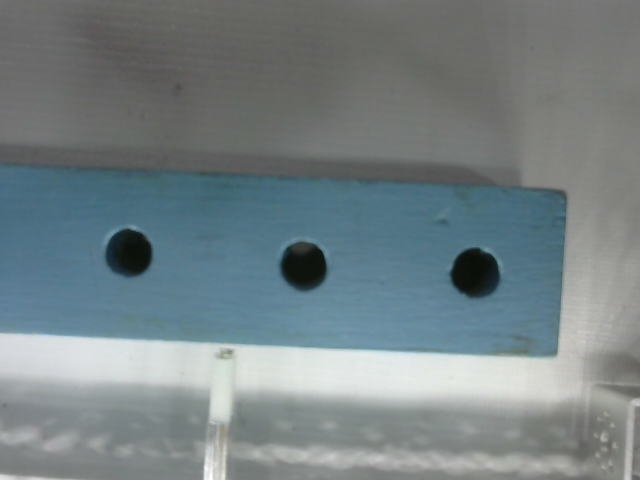
#> input picture I/image0003.jpg, 640 x 480 px, given in place of the camera
$ python run.py   (older library calls are emulated)
#> lines starting #> are read from the running program, lines starting #| are printed output that depends on the picture; after the words box and inside, x2 and y2 are one past the last pixel; in counts of white or black regions, pixels touching at a corner belong together; long printed decimals are rounded
### block_recognition.py
import numpy as np
import cv2 as cv
from img2world import undistort
from inverse import perform_inverse
# from actuators.dynamixel.dynamixel_act import DynamixelActuator

import config
import utils.utils
import time


class BlockRecognition:

    def __init__(self, camera_id, optimal_fps):
        self.camera_id = camera_id
        self.fps = optimal_fps
        self.ik = perform_inverse.InverseKinematics()
        # Uncomment the following line when actuating with dynamixels
        # self.dynamixel_act = DynamixelActuator()

    def run(self):

        # Defining some global values
        RED = (0, 0, 255)
        YELLOW = (0, 255, 255)
        BLUE = (255, 0, 0)
        GREEN = (76, 177, 34)
        ORANGE = (39, 127, 255)
        PURPLE = (164, 73, 164)
        VIOLET = (63, 2, 7)

        TRIANGLE = 3
        RECTANGLE = 8
        Z_SHAPE = 8
        L_SHAPE = 6
        T_SHAPE = 2

        # Defining the lower and upper limits for the 3 colors upon calibration
        LOWER_RED1 = np.array([0, 100, 120])
        UPPER_RED1 = np.array([10, 255, 255])
        LOWER_RED2 = np.array([170, 100, 120])
        UPPER_RED2 = np.array([180, 255, 255])
        LOWER_YELLOW = np.array([20, 80, 100])
        UPPER_YELLOW = np.array([40, 255, 255])
        LOWER_BLUE = np.array([91, 100, 100])
        UPPER_BLUE = np.array([111, 255, 255])
        LOWER_ORANGE = np.array([2, 100, 100])
        UPPER_ORANGE = np.array([22, 255, 255])
        LOWER_GREEN = np.array([59, 100, 100])
        UPPER_GREEN = np.array([79, 255, 255])
        LOWER_PURPLE = np.array([140, 100, 100])
        UPPER_PURPLE = np.array([160, 255, 255])
        LOWER_VIOLET = np.array([112, 100, 100])
        UPPER_VIOLET = np.array([132, 255, 255])

        # Setup BlobDetector
        detector = cv.SimpleBlobDetector_create()
        params = cv.SimpleBlobDetector_Params()

        # Filter by Area.
        params.filterByArea = True
        params.minArea = 100
        params.maxArea = 4000

        # Filter by Circularity
        params.filterByCircularity = True
        params.minCircularity = 0.6

        # Filter by Convexity
        params.filterByConvexity = False
        # params.minConvexity = 0.87

        # Filter by Inertia
        params.filterByInertia = True
        params.minInertiaRatio = 0.8

        # Distance Between Blobs
        params.minDistBetweenBlobs = 50

        # Create a detector with the parameters
        detector = cv.SimpleBlobDetector_create(params)

        # Function to draw the result on the lower right corner of an image
        def drawResult(color, shape, img):
            corners = np.array([])
            height, width, _ = img.shape
            text = ""

            if ((shape == RECTANGLE and color == YELLOW) or (shape == RECTANGLE and color == BLUE)):
                corners = np.array([[width - 70, height - 70],
                                    [width - 70, height - 20],
                                    [width - 20, height - 20],
                                    [width - 20, height - 70]])

                if color == YELLOW:
                    text = 'F'
                elif color == BLUE:
                    text = 'A'

            elif ((shape == L_SHAPE and color == ORANGE) or (shape == L_SHAPE and color == VIOLET)):
                corners = np.array([[width - 70, height - 70],
                                    [width - 70, height - 20],
                                    [width - 20, height - 20],
                                    [width - 20, height - 70]])

                if color == ORANGE:
                    text = 'D'
                elif color == VIOLET:
                    text = 'E'

            elif ((shape == Z_SHAPE and color == GREEN) or (shape == Z_SHAPE and color == RED)):
                corners = np.array([[width - 70, height - 70],
                                    [width - 70, height - 20],
                                    [width - 20, height - 20],
                                    [width - 20, height - 70]])

                if color == GREEN:
                    text = 'B'
                elif color == RED:
                    text = 'C'

            elif shape == T_SHAPE and color == PURPLE:
                corners = np.array([[width - 70, height - 70],
                                    [width - 70, height - 20],
                                    [width - 20, height - 20],
                                    [width - 20, height - 70]])

                if color == PURPLE:
                    text = 'G'

            if shape == TRIANGLE or shape == RECTANGLE or shape == L_SHAPE or shape == Z_SHAPE or shape == T_SHAPE:
                # cv.fillPoly(img, [corners], color)
                cv.putText(img, text, (width - 120, height - 24), cv.FONT_HERSHEY_DUPLEX, 2, color, 2, cv.LINE_AA)
            return img

        # Function to find any contour and count its corners
        def getCorners(mask, img):
            _, contours, _ = cv.findContours(mask, cv.RETR_CCOMP, cv.CHAIN_APPROX_SIMPLE + 2)
            n = len(contours)
            ret = 0
            for i in range(0, len(contours)):
                cnt = contours[i]
                epsilon = 0.03 * cv.arcLength(cnt, True)
                approx = cv.approxPolyDP(cnt, epsilon, True)
                cv.drawContours(img, [approx], 0, YELLOW, -1)
                for corner in approx:
                    x, y = corner.ravel()
                    cv.circle(img, (x, y), 3, BLUE, -1)
                    # cv.imshow("corners", img)
                ret = max(ret, len(approx))
            return ret, img

        def detect_holes(im):
            overlay = im.copy()

            keypoints = detector.detect(im)
            for k in keypoints:
                # y, x = undistort.picture2world(int(k.pt[0]), int(k.pt[1]))
                x, y = undistort.newpic2world(int(k.pt[0]), int(k.pt[1]))
                # x = round(x)
                # y = round(y)

                """
                Performing inverse kinematics on the coordinate to pick it up.
                Choose any one hole.

                ----- OLD ---
                a0, a1, a2, a3, a4, isPossible = self.ik.solve(x, y, config.distance_cam)
                if isPossible:
                    print(a0, a1, a2, a3, a4)
                ---- OLD ----

                To calculate inverse kinematic angles and actuate them, create an object for the
                dynamixel actuator (actuators.dynamixel.dynamixel_act)

                CODE : [Uncomment when actuating]

                da = DynamixelActuator()
                da.actuate(x, y, config.distance_cam)  # to actuate

                """


                cv.circle(overlay, (int(k.pt[0]), int(k.pt[1])), int(k.size / 2), (0, 0, 255), -1)
                cv.line(overlay, (int(k.pt[0]) - 20, int(k.pt[1])), (int(k.pt[0]) + 20, int(k.pt[1])), (0, 0, 0), 3)
                cv.line(overlay, (int(k.pt[0]), int(k.pt[1]) - 20), (int(k.pt[0]), int(k.pt[1]) + 20), (0, 0, 0), 3)
                cv.putText(overlay, str("({:.2f}, {:.2f})".format(float(x), float(y))), (int(k.pt[0]), int(k.pt[1])), cv.FONT_HERSHEY_DUPLEX,
                           0.5, (0, 0, 0), 1, cv.LINE_AA)

            opacity = 0.5
            cv.addWeighted(overlay, opacity, im, 1 - opacity, 0, im)
            return im

        # Capturing the video feed

        vid = cv.VideoCapture(self.camera_id)

        while True:
            _, frame = vid.read()
#> frame is the input picture: shape (480, 640, 3); mean B, G, R 132.2, 129.2, 117.2

            # Blurring the frame to be ready for color filtering and edge detection
            original = frame
            # frame = cv.undistort(frame, cameraMatrix=config.cameraMatrix, distCoeffs=config.distortionCoeffs, dst=None, newCameraMatrix=None)
            frame = cv.GaussianBlur(frame, (25, 25), 2)
            frame = cv.dilate(frame, np.ones((15, 15), np.uint8))
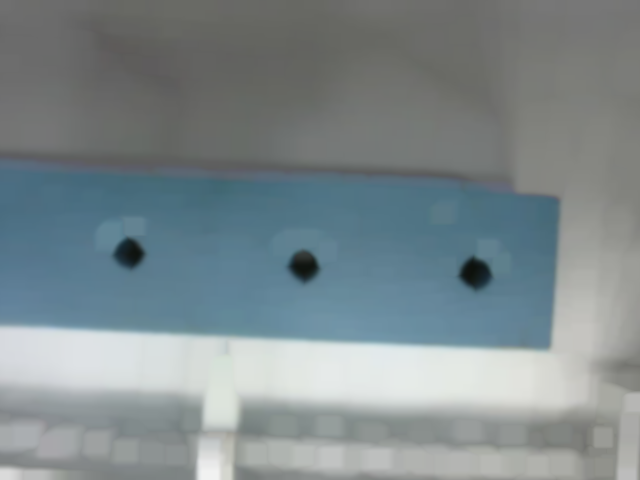
#> frame: shape (480, 640, 3); mean B, G, R 141, 137.7, 126.1
            frame = cv.erode(frame, np.ones((15, 15), np.uint8))

            # Converting the colors from RGB to HSV
            hsv = cv.cvtColor(frame, cv.COLOR_BGR2HSV)
#> hsv: shape (480, 640, 3); mean H, S, V 68.7, 34.9, 135.1

            # Generating a binary mask for the 3 colors
            mask_red1 = cv.inRange(hsv, LOWER_RED1, UPPER_RED1)
#> mask_red1: shape (480, 640); every value is 0
            mask_red2 = cv.inRange(hsv, LOWER_RED2, UPPER_RED2)
            mask_red = cv.bitwise_or(mask_red1, mask_red2)
            mask_yellow = cv.inRange(hsv, LOWER_YELLOW, UPPER_YELLOW)
            mask_blue = cv.inRange(hsv, LOWER_BLUE, UPPER_BLUE)
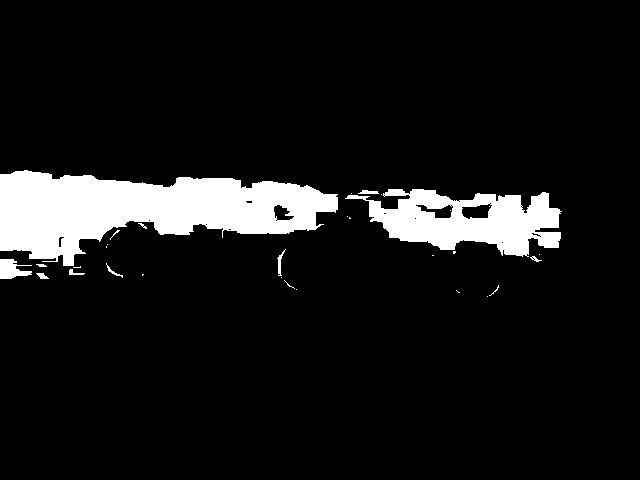
#> mask_blue: shape (480, 640); 9% white; 31 white regions (20 under 20 px)
            mask_orange = cv.inRange(hsv, LOWER_ORANGE, UPPER_ORANGE)
            mask_green = cv.inRange(hsv, LOWER_GREEN, UPPER_GREEN)
            mask_purple = cv.inRange(hsv, LOWER_PURPLE, UPPER_PURPLE)
            mask_violet = cv.inRange(hsv, LOWER_VIOLET, UPPER_VIOLET)

            # Filtering colors
            red_filter = cv.bitwise_and(frame, frame, mask=mask_red)
#> red_filter: shape (480, 640, 3); every value is 0
            yellow_filter = cv.bitwise_and(frame, frame, mask=mask_yellow)
            blue_filter = cv.bitwise_and(frame, frame, mask=mask_blue)
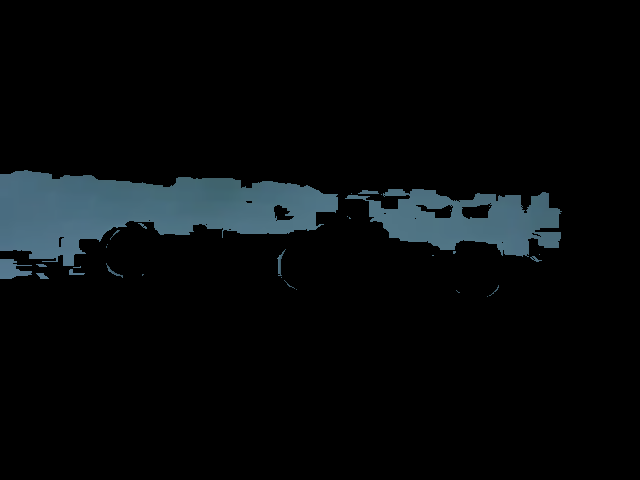
#> blue_filter: shape (480, 640, 3); mean B, G, R 11.4, 9.9, 6.7
            orange_filter = cv.bitwise_and(frame, frame, mask=mask_orange)
            green_filter = cv.bitwise_and(frame, frame, mask=mask_green)
            purple_filter = cv.bitwise_and(frame, frame, mask=mask_purple)
            violet_filter = cv.bitwise_and(frame, frame, mask=mask_violet)

            # Defining contours and count the corners of each contour
            red_corners, red_contours = getCorners(mask_red, red_filter.copy())
#> in getCorners, `_, contours, _ = cv.findContours(mask, cv.RETR_CCOMP, cv.CHAIN_APPROX_..`: contours = []
#> in getCorners, `n = len(contours)`: n = 0
#> red_corners = 0
            yellow_corners, yellow_contours = getCorners(mask_yellow, yellow_filter.copy())
#> yellow_corners = 0
            blue_corners, blue_contours = getCorners(mask_blue, blue_filter.copy())
#> in getCorners (call 3), `_, contours, _ = cv.findContours(mask, cv.RETR_CCOMP, cv.CHAIN_APPROX_..`: contours = 54 contours, 41 with area under 20; largest, box (x1, y1, x2, y2) and area: (0, 170, 338, 266) 18278, (345, 189, 562, 257) 8426, (0, 259, 32, 279) 346, (461, 204, 493, 220) 328, (415, 204, 453, 219) 266
#> in getCorners (call 3), `n = len(contours)`: n = 54
#> the loop in getCorners (call 3), `for i in range(0, len(contours)):` made 54 passes
#> (epsilon, approx, ret) on passes 1, 2, 3, 4, 5, 6, 7, 8, 10, 11, 15: (0, [[487, 296]], 1), (0.216, [[456, 290], [459, 292]], 2), (0, [[296, 289]], 2), (0.845, [[498, 285], [497, 288], [489, 295], [497, 289]], 4), (0.8, [[284, 280], [289, 286], [294, 288], [290, 286]], 4), (0, [[281, 277]], 4), (0, [[143, 274]], 4), (0.865, [[36, 273], [40, 278], [48, 278], [43, 273]], 4), (0.424, [[80, 266], [73, 267]], 5), (0.638, [[36, 264], [39, 266], [46, 266], [43, 264]], 5), (0, [[534, 260]], 5)
#> (epsilon, ret) on passes 9, 12, 13, 14, 21, 37: (1.12, 5), (1.41, 5), (3.91, 5), (0.765, 5), (1.84, 6), (0.602, 6)
#> after the loop in getCorners (call 3), `for i in range(0, len(contours)):`:
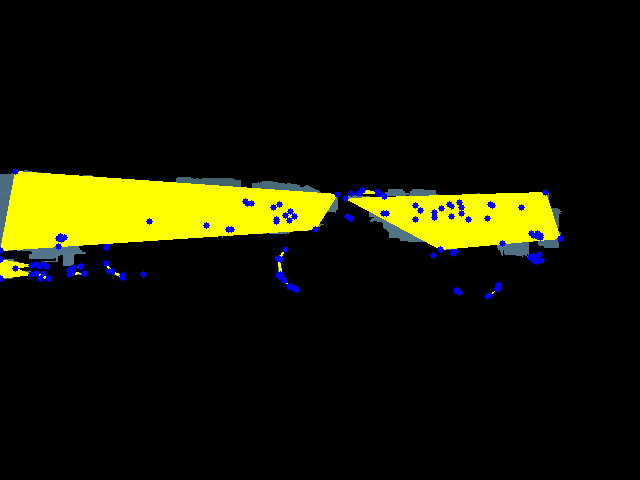
#> img: shape (480, 640, 3); mean of channels 0, 1, 2 3.9, 23.2, 22.7; drawn as B, G, R
#> blue_corners = 7
            orange_corners, orange_contours = getCorners(mask_orange, orange_filter.copy())
#> orange_corners = 0
            green_corners, green_contours = getCorners(mask_green, green_filter.copy())
#> green_corners = 0
            purple_corners, purple_contours = getCorners(mask_purple, purple_filter.copy())
#> purple_corners = 0
            violet_corners, violet_contours = getCorners(mask_violet, violet_filter.copy())
#> violet_corners = 0

            # Printing the number of corners in each color contour for debugging
            # ryb = str(red_corners) + ' ' + str(yellow_corners) + ' ' + str(blue_corners)
            # print(ryb)
            print("R = {}, Y = {}, B = {}, O = {}, G = {}, P = {}, V = {}".format(red_corners, yellow_corners,
                                                                                  blue_corners, orange_corners,
                                                                                  green_corners, purple_corners,
                                                                                  violet_corners))
#| R = 0, Y = 0, B = 7, O = 0, G = 0, P = 0, V = 0

            # Drawing the result on the original image
            if red_corners >= 5:
                original = drawResult(RED, red_corners, original.copy())
                original = detect_holes(original)
            if yellow_corners >= 3:
                original = drawResult(YELLOW, yellow_corners, original.copy())
                original = detect_holes(original)
            if blue_corners >= 3:
                original = drawResult(BLUE, blue_corners, original.copy())
                original = detect_holes(original)
#> in detect_holes, `keypoints = detector.detect(im)`: keypoints = 3 keypoints; (x, y, size): (475, 273, 50.8), (303, 266, 49.2), (129, 253, 48.8)
#> the loop in detect_holes, `for k in keypoints:` made 3 passes
#> (k, world_coord in newpic2world, world_x in newpic2world, world_y in newpic2world, x, y) on passes 1 to 3: (keypoint at (474.9, 273), size 50.8, [[28.68, 0, 0], [0.016, 16.63, 0], [-10.5, -7.39, 24.4]], 28.68, 16.63, 28.68, 16.63), (keypoint at (303.3, 266.2), size 49.2, [[18.34, 0, 0], [0.0156, 16.21, 0], [-10.5, -7.39, 24.4]], 18.34, 16.21, 18.34, 16.21), (keypoint at (128.7, 253), size 48.8, [[7.75, 0, 0], [0.0147, 15.35, 0], [-10.5, -7.39, 24.4]], 7.75, 15.35, 7.75, 15.35)
#| 28.684 16.634
#| 18.336 16.207
#| 7.746 15.354
#> after the loop in detect_holes, `for k in keypoints:`:
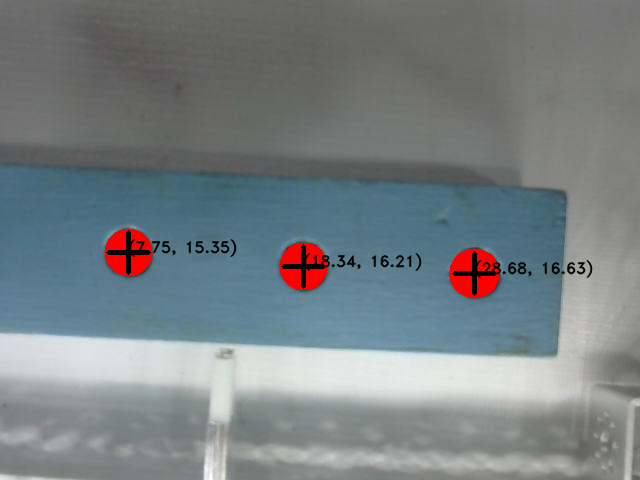
#> overlay: shape (480, 640, 3); 2.4% of pixels changed, all inside (x1, y1, x2, y2) = (104, 228, 593, 299)
#> in detect_holes, `cv.addWeighted(overlay, opacity, im, 1 - opacity, 0, im)`:
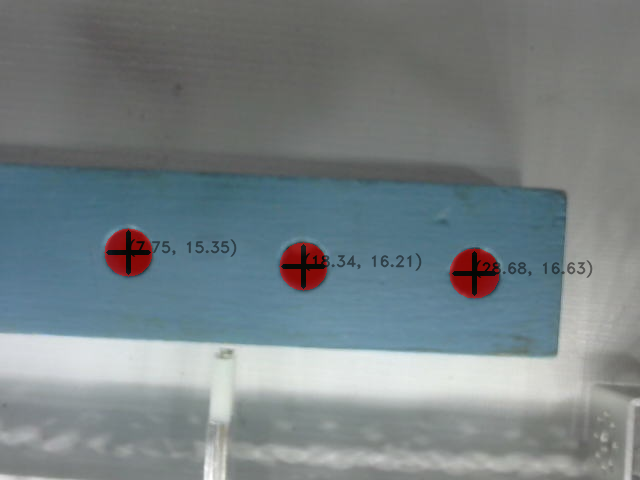
#> im: shape (480, 640, 3); 2.4% of pixels changed, all inside (x1, y1, x2, y2) = (104, 228, 593, 299)
            if green_corners >= 5:
                original = drawResult(GREEN, green_corners, original.copy())
                original = detect_holes(original)
            if orange_corners >= 4:
                original = drawResult(ORANGE, orange_corners, original.copy())
                original = detect_holes(original)
            if purple_corners >= 5:
                original = drawResult(PURPLE, purple_corners, original.copy())
                original = detect_holes(original)
            if violet_corners >= 5:
                original = drawResult(VIOLET, violet_corners, original.copy())
                original = detect_holes(original)

            cv.imshow('Original', original)

            if cv.waitKey(1) & 0xff == ord('q'):
#> (key q is pressed here)
                break

        vid.release()
        cv.destroyAllWindows()

### img2world/undistort.py
import cv2
import numpy as np
from numpy.linalg import inv
import utils.utils
import config

cameraMatrix = config.cameraMatrix
distortionCoeffs = config.distortionCoeffs
rvct = config.rvct
tvct = config.tvct
distance_cam = config.distance_cam


# [85 lines left out: functions undistort, _testUndistort, _testProjectPoints, _pic2cam, picture2world, not called in this run]


def newpic2world(u, v):
    world_coord = np.array([[u], [v], [1]])
    world_coord = inv(cameraMatrix) * world_coord
    world_coord = world_coord * distance_cam
    world_x = world_coord[0][0]
    world_y = world_coord[1][1]
    print(world_x, world_y)
    return world_x, world_y


# [18 lines left out: functions world2picture, mousecb, _testReverseTrans, not called in this run]

### run.py
from block_recognition import BlockRecognition
from actuators.arduino_serial import ArduinoSerial
from actuators.servos.normal_pca9685 import PWMServo
from inverse import perform_inverse
from img2world import undistort
import config
import threading

"""
    * Create objects of the required actuators / sensors
    * Centralize all config parameters to config.py for easy changes
    * Extend classes based on more components (modular structure)
"""

br = BlockRecognition(camera_id=config.CAMERA_ID, optimal_fps=config.FPS)
# arduino_actuator = ArduinoSerial(portname=config.ARDUINO_SERIAL_PORT, baud_rate=config.BAUD_RATE)

br.run()


# Select a point and perform inverse based on arm design
